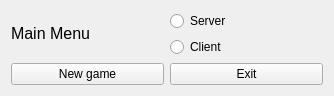
<?xml version="1.0" encoding="UTF-8"?>
<ui version="4.0">
 <class>ig_MainMenu</class>
 <widget class="QWidget" name="ig_MainMenu">
  <property name="geometry">
   <rect>
    <x>0</x>
    <y>0</y>
    <width>334</width>
    <height>96</height>
   </rect>
  </property>
  <property name="windowTitle">
   <string>Form</string>
  </property>
  <layout class="QGridLayout" name="gridLayout">
   <item row="0" column="0">
    <widget class="QLabel" name="label">
     <property name="text">
      <string>&lt;html&gt;&lt;head/&gt;&lt;body&gt;&lt;p&gt;&lt;span style=&quot; font-size:12pt;&quot;&gt;Main Menu&lt;/span&gt;&lt;/p&gt;&lt;/body&gt;&lt;/html&gt;</string>
     </property>
    </widget>
   </item>
   <item row="0" column="1">
    <layout class="QVBoxLayout" name="verticalLayout">
     <item>
      <widget class="QRadioButton" name="rbServer">
       <property name="text">
        <string>Server</string>
       </property>
      </widget>
     </item>
     <item>
      <widget class="QRadioButton" name="rbClient">
       <property name="text">
        <string>Client</string>
       </property>
      </widget>
     </item>
    </layout>
   </item>
   <item row="1" column="0">
    <widget class="QPushButton" name="btnNewGame">
     <property name="text">
      <string>New game</string>
     </property>
    </widget>
   </item>
   <item row="1" column="1">
    <widget class="QPushButton" name="btnExit">
     <property name="text">
      <string>Exit</string>
     </property>
    </widget>
   </item>
  </layout>
 </widget>
 <resources/>
 <connections/>
</ui>
